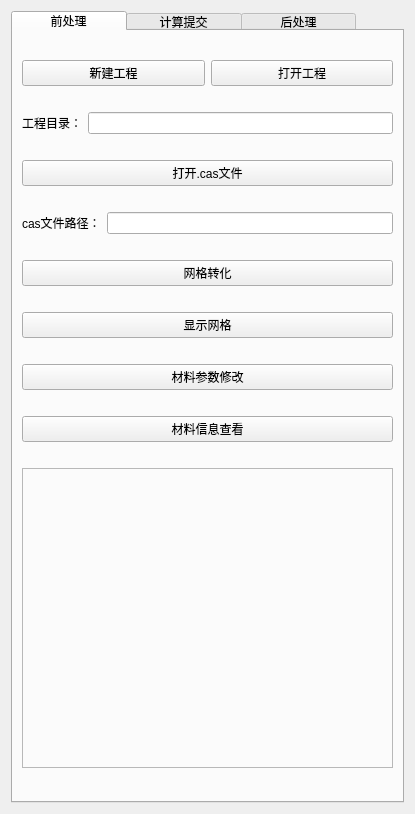
<?xml version="1.0" encoding="UTF-8"?>
<ui version="4.0">
 <class>Form</class>
 <widget class="QWidget" name="Form">
  <property name="geometry">
   <rect>
    <x>0</x>
    <y>0</y>
    <width>415</width>
    <height>814</height>
   </rect>
  </property>
  <property name="windowTitle">
   <string>Form</string>
  </property>
  <layout class="QGridLayout" name="gridLayout">
   <item row="0" column="0">
    <widget class="QSplitter" name="splitter">
     <property name="orientation">
      <enum>Qt::Horizontal</enum>
     </property>
     <widget class="QTabWidget" name="tabWidget">
      <property name="enabled">
       <bool>true</bool>
      </property>
      <property name="minimumSize">
       <size>
        <width>360</width>
        <height>344</height>
       </size>
      </property>
      <property name="maximumSize">
       <size>
        <width>16777214</width>
        <height>16777215</height>
       </size>
      </property>
      <property name="autoFillBackground">
       <bool>true</bool>
      </property>
      <property name="styleSheet">
       <string notr="true">QTabBar::tab{width:115}
QTabBar::tab{height:20}</string>
      </property>
      <property name="currentIndex">
       <number>0</number>
      </property>
      <widget class="QWidget" name="tab_3">
       <attribute name="title">
        <string>前处理</string>
       </attribute>
       <layout class="QGridLayout" name="gridLayout_2">
        <item row="10" column="0">
         <widget class="QFrame" name="frame_2">
          <property name="minimumSize">
           <size>
            <width>0</width>
            <height>300</height>
           </size>
          </property>
          <property name="maximumSize">
           <size>
            <width>16777215</width>
            <height>300</height>
           </size>
          </property>
          <property name="frameShape">
           <enum>QFrame::StyledPanel</enum>
          </property>
          <property name="frameShadow">
           <enum>QFrame::Raised</enum>
          </property>
         </widget>
        </item>
        <item row="8" column="0">
         <widget class="QPushButton" name="pushButton_mat">
          <property name="text">
           <string>材料参数修改</string>
          </property>
         </widget>
        </item>
        <item row="6" column="0">
         <widget class="QPushButton" name="pushButton_transfer">
          <property name="text">
           <string>网格转化</string>
          </property>
         </widget>
        </item>
        <item row="5" column="0">
         <layout class="QHBoxLayout" name="horizontalLayout_7">
          <item>
           <widget class="QLabel" name="label">
            <property name="text">
             <string>cas文件路径：</string>
            </property>
           </widget>
          </item>
          <item>
           <widget class="QLineEdit" name="lineEdit"/>
          </item>
         </layout>
        </item>
        <item row="9" column="0">
         <widget class="QPushButton" name="pushButton_matcheck">
          <property name="text">
           <string>材料信息查看</string>
          </property>
         </widget>
        </item>
        <item row="3" column="0">
         <layout class="QHBoxLayout" name="horizontalLayout_6">
          <item>
           <widget class="QLabel" name="label_6">
            <property name="text">
             <string>工程目录：</string>
            </property>
           </widget>
          </item>
          <item>
           <widget class="QLineEdit" name="lineEdit_2"/>
          </item>
         </layout>
        </item>
        <item row="4" column="0">
         <widget class="QPushButton" name="pushButton">
          <property name="text">
           <string>打开.cas文件</string>
          </property>
         </widget>
        </item>
        <item row="7" column="0">
         <widget class="QPushButton" name="pushButton_showmesh">
          <property name="text">
           <string>显示网格</string>
          </property>
         </widget>
        </item>
        <item row="0" column="0">
         <layout class="QHBoxLayout" name="horizontalLayout_8">
          <item>
           <widget class="QPushButton" name="pushButton_new">
            <property name="text">
             <string>新建工程</string>
            </property>
            <property name="icon">
             <iconset>
              <normaloff>../../../Windows/System32/OneDrive.ico</normaloff>../../../Windows/System32/OneDrive.ico</iconset>
            </property>
           </widget>
          </item>
          <item>
           <widget class="QPushButton" name="pushButton_open">
            <property name="text">
             <string>打开工程</string>
            </property>
           </widget>
          </item>
         </layout>
        </item>
       </layout>
      </widget>
      <widget class="QWidget" name="tab">
       <attribute name="title">
        <string>计算提交</string>
       </attribute>
       <layout class="QGridLayout" name="gridLayout_3">
        <item row="0" column="0">
         <widget class="Line" name="line_4">
          <property name="orientation">
           <enum>Qt::Horizontal</enum>
          </property>
         </widget>
        </item>
        <item row="1" column="0">
         <layout class="QHBoxLayout" name="horizontalLayout_2">
          <item>
           <widget class="QLabel" name="label_2">
            <property name="text">
             <string>队列：</string>
            </property>
           </widget>
          </item>
          <item>
           <widget class="QComboBox" name="cbox_queue">
            <property name="editable">
             <bool>false</bool>
            </property>
            <property name="currentText">
             <string>q_x86_share</string>
            </property>
            <property name="currentIndex">
             <number>0</number>
            </property>
            <item>
             <property name="text">
              <string>q_x86_share</string>
             </property>
            </item>
            <item>
             <property name="text">
              <string>q_x86_expr</string>
             </property>
            </item>
            <item>
             <property name="text">
              <string>q_x86_vio_share</string>
             </property>
            </item>
            <item>
             <property name="text">
              <string>q_x86_cn_sim</string>
             </property>
            </item>
           </widget>
          </item>
         </layout>
        </item>
        <item row="2" column="0">
         <layout class="QHBoxLayout" name="horizontalLayout_3">
          <item>
           <widget class="QLabel" name="label_3">
            <property name="text">
             <string>并行核数：</string>
            </property>
           </widget>
          </item>
          <item>
           <widget class="QComboBox" name="cbox_cores">
            <property name="editable">
             <bool>false</bool>
            </property>
            <property name="currentText">
             <string>2</string>
            </property>
            <property name="currentIndex">
             <number>0</number>
            </property>
            <item>
             <property name="text">
              <string>2</string>
             </property>
            </item>
            <item>
             <property name="text">
              <string>4</string>
             </property>
            </item>
            <item>
             <property name="text">
              <string>8</string>
             </property>
            </item>
            <item>
             <property name="text">
              <string>10</string>
             </property>
            </item>
            <item>
             <property name="text">
              <string>16</string>
             </property>
            </item>
            <item>
             <property name="text">
              <string>24</string>
             </property>
            </item>
            <item>
             <property name="text">
              <string>36</string>
             </property>
            </item>
            <item>
             <property name="text">
              <string>72</string>
             </property>
            </item>
           </widget>
          </item>
         </layout>
        </item>
        <item row="3" column="0">
         <layout class="QHBoxLayout" name="horizontalLayout_4">
          <item>
           <widget class="QLabel" name="label_4">
            <property name="text">
             <string>最大迭代次数：</string>
            </property>
           </widget>
          </item>
          <item>
           <widget class="QLineEdit" name="lineEdit_maxint"/>
          </item>
         </layout>
        </item>
        <item row="4" column="0">
         <layout class="QHBoxLayout" name="horizontalLayout_5">
          <item>
           <widget class="QLabel" name="label_5">
            <property name="text">
             <string>输出间隔：</string>
            </property>
           </widget>
          </item>
          <item>
           <widget class="QLineEdit" name="lineEdit_output"/>
          </item>
         </layout>
        </item>
        <item row="5" column="0">
         <widget class="QFrame" name="frame_3">
          <property name="frameShape">
           <enum>QFrame::StyledPanel</enum>
          </property>
          <property name="frameShadow">
           <enum>QFrame::Raised</enum>
          </property>
          <widget class="QWidget" name="layoutWidget">
           <property name="geometry">
            <rect>
             <x>10</x>
             <y>20</y>
             <width>321</width>
             <height>101</height>
            </rect>
           </property>
           <layout class="QVBoxLayout" name="verticalLayout_2">
            <item>
             <widget class="QCheckBox" name="checkBox">
              <property name="text">
               <string>计算完成后，发送邮件至：</string>
              </property>
             </widget>
            </item>
            <item>
             <widget class="QLineEdit" name="lineEdit_3">
              <property name="readOnly">
               <bool>false</bool>
              </property>
              <property name="placeholderText">
               <string>examples@mail.com</string>
              </property>
              <property name="clearButtonEnabled">
               <bool>false</bool>
              </property>
             </widget>
            </item>
            <item>
             <widget class="QPushButton" name="pushButton_sub">
              <property name="text">
               <string>提交计算</string>
              </property>
             </widget>
            </item>
           </layout>
          </widget>
          <widget class="QWidget" name="layoutWidget">
           <property name="geometry">
            <rect>
             <x>10</x>
             <y>0</y>
             <width>321</width>
             <height>16</height>
            </rect>
           </property>
           <layout class="QHBoxLayout" name="horizontalLayout">
            <property name="sizeConstraint">
             <enum>QLayout::SetNoConstraint</enum>
            </property>
            <item>
             <widget class="Line" name="line">
              <property name="orientation">
               <enum>Qt::Horizontal</enum>
              </property>
             </widget>
            </item>
            <item>
             <widget class="QLabel" name="label_7">
              <property name="layoutDirection">
               <enum>Qt::LeftToRight</enum>
              </property>
              <property name="text">
               <string>     邮件通知</string>
              </property>
             </widget>
            </item>
            <item>
             <widget class="Line" name="line_3">
              <property name="orientation">
               <enum>Qt::Horizontal</enum>
              </property>
             </widget>
            </item>
           </layout>
          </widget>
         </widget>
        </item>
       </layout>
      </widget>
      <widget class="QWidget" name="tab_2">
       <attribute name="title">
        <string>后处理</string>
       </attribute>
      </widget>
     </widget>
    </widget>
   </item>
  </layout>
 </widget>
 <resources/>
 <connections>
  <connection>
   <sender>checkBox</sender>
   <signal>clicked(bool)</signal>
   <receiver>lineEdit_3</receiver>
   <slot>setEnabled(bool)</slot>
   <hints>
    <hint type="sourcelabel">
     <x>70</x>
     <y>683</y>
    </hint>
    <hint type="destinationlabel">
     <x>55</x>
     <y>712</y>
    </hint>
   </hints>
  </connection>
 </connections>
</ui>
